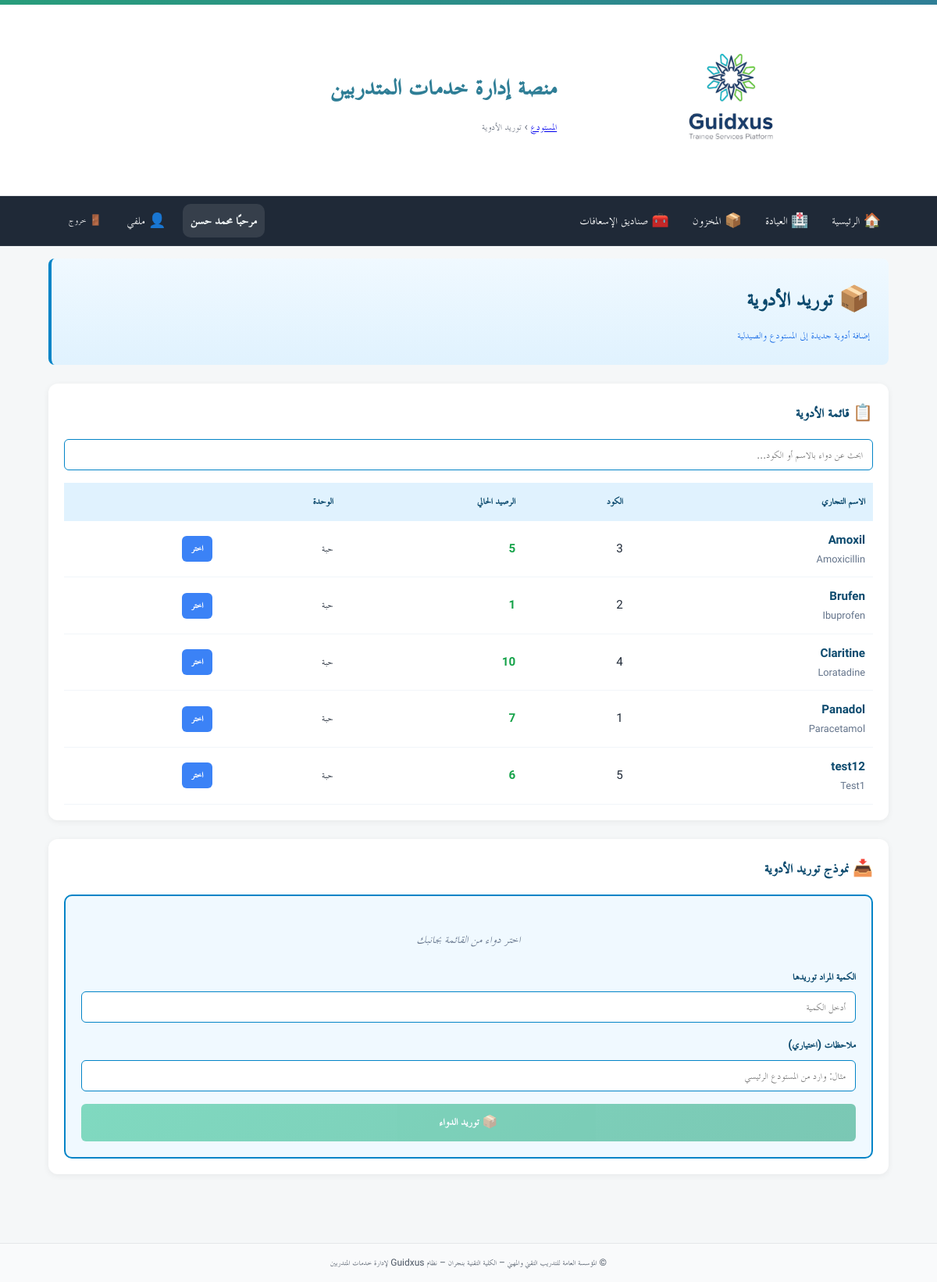
The page /inventory/dispense-drugs (signed in) on the database as committed earlier.
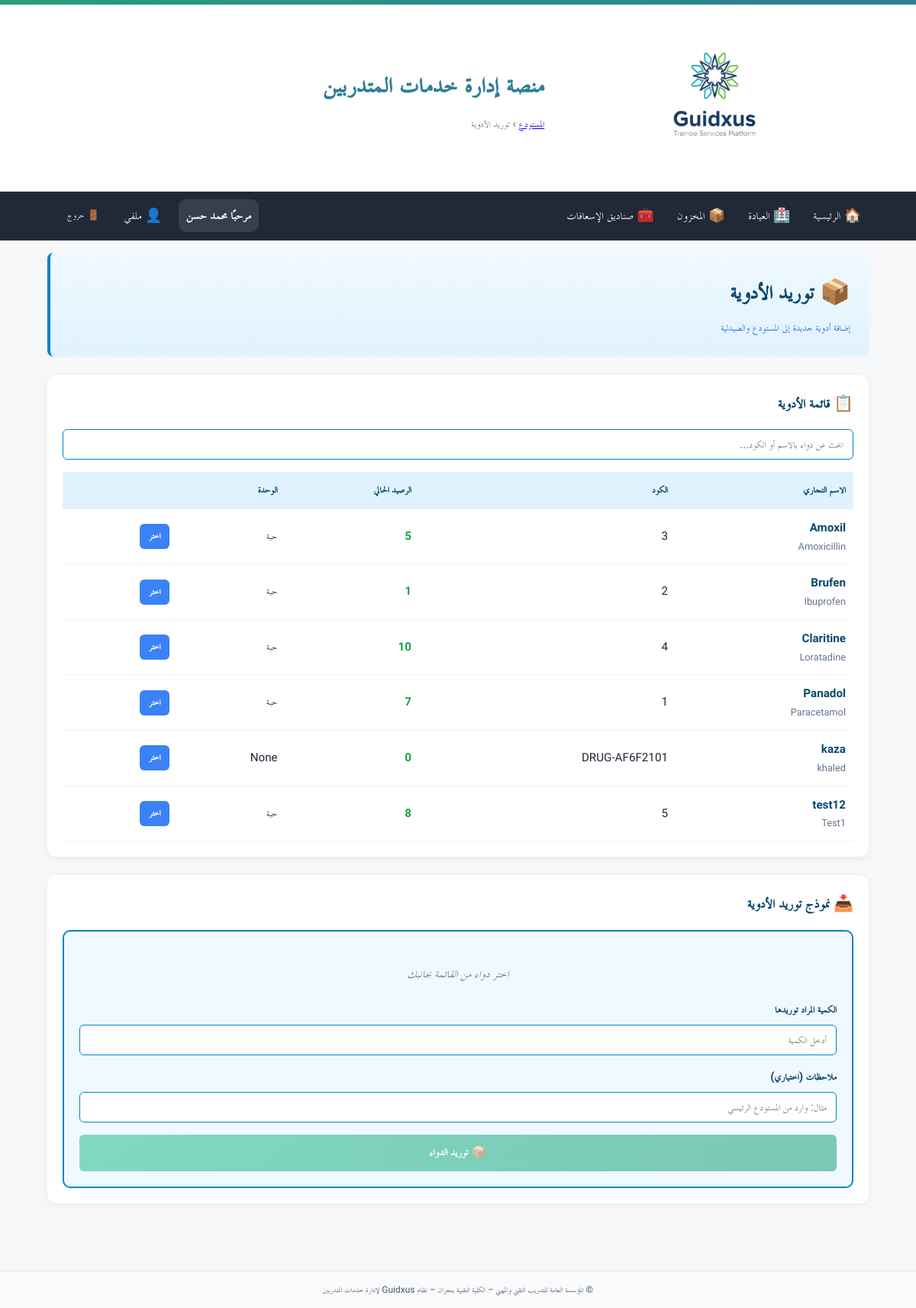
The same page on the database as committed later.
### app/models.py (models this page shows)
class User(Base):
    __tablename__ = "users"
    id = Column(Integer, primary_key=True, autoincrement=True)
    full_name = Column(String(255), nullable=False)
    username = Column(String(100), unique=True, nullable=False, index=True)
    password_hash = Column(String(255), nullable=False)
    is_admin = Column(Boolean, default=False, nullable=False)   # سوبر أدمن (صلاحيات كاملة)
    is_college_admin = Column(Boolean, default=False, nullable=False)  # أدمن كلية (صلاحيات في نطاق كلية واحدة)
    college_admin_college = Column(String(255), nullable=True)  # الكلية التي يديرها أدمن الكلية
    is_hod = Column(Boolean, default=False, nullable=False)      # رئيس قسم؟
    is_doc = Column(Boolean, default=False, nullable=False)      # 👈 طبيب الكلية (جديد)
    hod_college = Column(String(255), nullable=True)             # كلية رئيس القسم (إن وُجد)
    is_active = Column(Boolean, default=True, nullable=False)
    must_change_password = Column(Boolean, default=True, nullable=False)  # يجب تغيير كلمة المرور عند أول دخول
    created_at = Column(DateTime, server_default=func.now(), nullable=False)
    updated_at = Column(DateTime, onupdate=func.now())
    headed_departments = relationship(
        "Department",
        back_populates="head_user",
        foreign_keys="Department.head_user_id",
        lazy="selectin",
    )

### tables this page shows
CREATE TABLE warehouse_stock (
            id INTEGER PRIMARY KEY AUTOINCREMENT,
            drug_id INTEGER UNIQUE NOT NULL,
            balance_qty INTEGER DEFAULT 0,
            last_updated TIMESTAMP DEFAULT CURRENT_TIMESTAMP,
            FOREIGN KEY (drug_id) REFERENCES drugs(id)
        );

CREATE TABLE drugs (
            id INTEGER PRIMARY KEY AUTOINCREMENT,
            drug_code TEXT UNIQUE NOT NULL,
            trade_name TEXT NOT NULL,
            generic_name TEXT,
            strength TEXT,
            form TEXT,
            unit TEXT,
            reorder_level INTEGER DEFAULT 0,
            is_active BOOLEAN DEFAULT 1,
            created_at TIMESTAMP DEFAULT CURRENT_TIMESTAMP
        , manufacturer TEXT, created_by INTEGER, updated_by INTEGER, updated_at TIMESTAMP);

### app/routers/inventory.py (the view)
@router.get("/dispense-drugs")
def dispense_drugs_page(
    request: Request,
    user=Depends(require_doc),
    db: Session = Depends(get_db)
):
    drugs_data = db.execute(text('''
        SELECT
            d.id,
            d.drug_code,
            d.trade_name,
            d.generic_name,
            d.strength,
            d.form,
            d.unit,
            ws.balance_qty as warehouse_qty,
            ps.balance_qty as pharmacy_qty
        FROM drugs d
        LEFT JOIN warehouse_stock ws ON d.id = ws.drug_id
        LEFT JOIN pharmacy_stock ps ON d.id = ps.drug_id
        ORDER BY d.trade_name
    ''')).fetchall()
    drugs = [
        {
            'id': row[0],
            'drug_code': row[1],
            'trade_name': row[2],
            'generic_name': row[3],
            'strength': row[4],
            'form': row[5],
            'unit': row[6],
            'warehouse_qty': row[7] or 0,
            'pharmacy_qty': row[8] or 0,
        }
        for row in drugs_data
    ]
    boxes = db.query(FirstAidBox).all()
    return templates.TemplateResponse("inventory/stock_moves.html", {
        "request": request,
        "drugs": drugs,
        "boxes": boxes
    })

### app/templates/inventory/stock_moves.html (shortened to what this page needs)
{% extends "base.html" %}
{% block breadcrumb %}
  <a href="/inventory/">المستودع</a> › <span>توريد الأدوية</span>
{% endblock %}
{% block content %}
<div class="page-header">
  <h1 class="page-title">📦 توريد الأدوية</h1>
  <p class="page-subtitle">إضافة أدوية جديدة إلى المستودع والصيدلية</p>
</div>
<div class="main-content">
  <div class="section">
    <h2 class="section-title">📋 قائمة الأدوية</h2>
    <div class="search-bar">
      <input
        type="text"
        id="supplyDrugSearch"
        placeholder="ابحث عن دواء بالاسم أو الكود..."
      >
    </div>
    <div class="table-container">
      <table class="drugs-table">
        <thead>
          <tr>
            <th>الاسم التجاري</th>
            <th>الكود</th>
            <th>الرصيد الحالي</th>
            <th>الوحدة</th>
            <th></th>
          </tr>
        </thead>
        <tbody id="supplyDrugsTableBody">
          {% if drugs %}
            {% for drug in drugs %}
            <tr class="supply-drug-row" data-drug-id="{{ drug.id }}">
              <td>
                <span class="drug-name">{{ drug.trade_name }}</span>
                {% if drug.generic_name %}
                  <div style="font-size: 0.8rem; color: #64748b;">{{ drug.generic_name }}</div>
                {% endif %}
              </td>
              <td>{{ drug.drug_code }}</td>
              <td>
                <span class="qty-normal">
                  {{ drug.warehouse_qty }}
                </span>
              </td>
              <td>{{ drug.unit }}</td>
              <td>
                <button
                  class="select-drug-btn"
                  onclick="selectSupplyDrug({{ drug.id }}, '{{ drug.trade_name }}', '{{ drug.unit }}')"
                >
                  اختر
                </button>
              </td>
            </tr>
            {% endfor %}
          {% else %}
            <tr>
              <td colspan="5" class="no-drug-message">لا توجد أدوية في النظام</td>
            </tr>
          {% endif %}
        </tbody>
      </table>
    </div>
  </div>
  <div class="section">
    <h2 class="section-title">📥 نموذج توريد الأدوية</h2>
    <form class="action-form" onsubmit="submitSupply(event)">
      <div id="selectedSupplyDrugInfo" class="no-drug-message">اختر دواء من القائمة بجانبك</div>
      <div class="form-group">
        <label for="supplyQuantityInput">الكمية المراد توريدها</label>
        <input
          type="number"
          id="supplyQuantityInput"
          name="quantity"
          min="1"
          placeholder="أدخل الكمية"
          required
        >
      </div>
      <div class="form-group">
        <label for="supplyNotes">ملاحظات (اختياري)</label>
        <input
          type="text"
          id="supplyNotes"
          name="notes"
          placeholder="مثال: وارد من المستودع الرئيسي"
        >
      </div>
      <button type="submit" class="action-btn supply-btn" id="supplyBtn" disabled>
        📦 توريد الدواء
      </button>
    </form>
  </div>
</div>
{% endblock %}

### app/templates/base.html (shortened to what this page needs)
<!doctype html>
<html lang="ar" dir="rtl">
<head>
  <link rel="stylesheet" href="/static/css/app.css">
  <link rel="stylesheet" href="/static/css/custom.css">
</head>
<body>
  <header class="site-header">
    <div class="topband"></div>
    <div class="container header-inner">
      {% if ui_logo_url %}
        <img src="{{ ui_logo_url }}" alt="{{ app_name or 'Logo' }}" class="logo">
      {% else %}
        <img src="/static/images/logo.jpg" alt="{{ app_name or 'Logo' }}" class="logo">
      {% endif %}
      <div class="titles">
        <h1 class="site-title">{{ app_name or "منصة إدارة خدمات المتدربين" }}</h1>
        <div class="breadcrumb">{% block breadcrumb %}{% endblock %}</div>
      </div>
    </div>
  </header>
  <nav class="main-nav">
    <div class="nav-inner">
      <a href="/">🏠 الرئيسية</a>
      {% set cu = request.session.get('user') %}
      {% set display_name = (cu.get('full_name') if cu and cu.get('full_name') else (cu.get('username') if cu and cu.get('username') else 'مستخدم')) %}
      {% if cu %}
        {% if cu.get('is_doc') %}
          <a href="/clinic/">🏥 العيادة</a>
          <a href="/inventory/">📦 المخزون</a>
          <a href="/first-aid/">🧰 صناديق الإسعافات</a>
        {% endif %}
        <div class="navbar-right">
          <span class="greeting">مرحبًا {{ display_name }}</span>
          <a href="/profile/" class="btn-link" title="ملفي الشخصي">👤 ملفي</a>
          <form method="post" action="/auth/logout" style="margin:0;">
            <button class="btn-link btn-logout" title="تسجيل الخروج">🚪 خروج</button>
          </form>
        </div>
      {% else %}
        <div class="nav-spacer"></div>
        <a href="/auth/login">🔐 تسجيل الدخول</a>
      {% endif %}
    </div>
  </nav>
  <main class="container">
    {% block content %}{% endblock %}
  </main>
  <footer class="site-footer">
    <div class="container">
      <small>
        {{ ui_footer or "© المؤسسة العامة للتدريب التقني والمهني – الكلية التقنية بنجران – نظام Guidxus لإدارة خدمات المتدربين" }}
      </small>
    </div>
  </footer>
</body>
</html>

### app/static/css/app.css (style rules this page uses)
:root { --tvtc-green-1:#7EC6A4; --tvtc-green-2:#289D7B; --tvtc-blue-1:#6BB6C8; --tvtc-blue-2:#2F7E96; --tvtc-gray-1:#F5F7F8; --tvtc-gray-2:#E5E7EA; --tvtc-gray-3:#6B7280; --tvtc-black:#1F2937; --tvtc-ivory:#FAFAF7; }
* { box-sizing:border-box; font-family:"Cairo","TraditionalArabicCustom","MajallaCustom","Noto Kufi Arabic","Segoe UI",Arial,sans-serif; }
body { margin:0; background:linear-gradient(180deg,var(--tvtc-ivory),#fff 220px,var(--tvtc-gray-1) 221px); color:var(--tvtc-black); font-size:18px; line-height:1.7; }
.container { max-width:1100px; margin-inline:auto; padding:16px; }
.site-header { background:#fff; border-bottom:1px solid var(--tvtc-gray-2); }
.header-inner { display:flex; align-items:center; gap:16px; padding-block:12px; }
.logo { height:56px; width:auto; filter: drop-shadow(0 1px 0 rgba(0,0,0,.05)); }
.site-title { margin:0; color:var(--tvtc-blue-2); font-weight:700; letter-spacing:.3px; }
.breadcrumb { color:var(--tvtc-gray-3); font-size:.9rem; }
.topband { height:6px; background:linear-gradient(90deg,var(--tvtc-green-2),var(--tvtc-blue-2)); }
.site-footer { margin-top:40px; background:#fff; border-top:1px solid var(--tvtc-gray-2); padding:16px; color:var(--tvtc-gray-3); text-align:center; }
.main-nav { background: #1f2937; color: #fff; border-bottom: 1px solid rgba(255,255,255,.06); }
.main-nav .nav-inner { display: flex; gap: 10px; align-items: center; padding: 10px 12px; max-width: 1100px; margin: 0 auto; }
.main-nav a { color:#fff; text-decoration:none; padding:6px 10px; border-radius:8px; }
.main-nav form { margin-inline-start: auto; }
.btn-link { background: transparent; color: #fff; border: 0; cursor: pointer; padding: 6px 10px; border-radius: 8px; }

### app/static/css/custom.css (style rules this page uses)
.nav-inner a { display: inline-flex; align-items: center; gap: 6px; color: #fff; text-decoration: none; padding: 6px 10px; border-radius: 8px; }
.nav-inner .btn-link { display: inline-flex; align-items: center; gap: 6px; background: transparent; color: #fff; border: 0; cursor: pointer; padding: 6px 10px; border-radius: 8px; }
.navbar-right { display: flex; align-items: center; gap: 12px; }
.greeting { font-weight: 700; color: #f0f5f6; background: rgba(255, 255, 255, 0.10); padding: 6px 10px; border-radius: 10px; }
.btn-logout { margin-left: 40px; }
.btn-logout { margin-left: 16px; }
.site-footer { background: #f9fafb; padding: 12px 0; text-align: center; font-size: .9rem; color: #4b5563; }

### app/templates/base.html (style rules this page uses)
:root { --container: 1100px; }
.container { max-width: var(--container); margin: 0 auto; padding: 0 12px; }
.main-nav { background: #1f2937; color: #fff; border-bottom: 1px solid rgba(255,255,255,.06); }
.main-nav .nav-inner { display: flex; gap: 10px; align-items: center; padding: 10px 12px; max-width: var(--container); margin: 0 auto; }
.main-nav a { color:#fff; text-decoration:none; padding:6px 10px; border-radius:8px; }
.btn-link { background: transparent; color: #fff; border: 0; cursor: pointer; padding: 6px 10px; border-radius: 8px; }
main.container { padding-top: 16px; padding-bottom: 24px; }
.breadcrumb { color:#6b7280; font-size:.92rem; margin-top:8px; }
.site-header .header-inner { display:flex; align-items:center; gap:14px; padding: 12px 0; }
.site-header .logo { height: 220px; width: auto; }
.site-header .site-title { margin:0; font-weight:700; }
.site-footer { background:#f9fafb; padding:12px 0; text-align:center; font-size:.9rem; color:#4b5563; }

Rows that differ between the two databases and show on the page:
added drugs: trade_name "kaza", generic_name "khaled", drug_code "DRUG-AF6F2101", warehouse_qty "0", unit "None"
changed warehouse_stock "test12": warehouse_qty "6" → "8"
